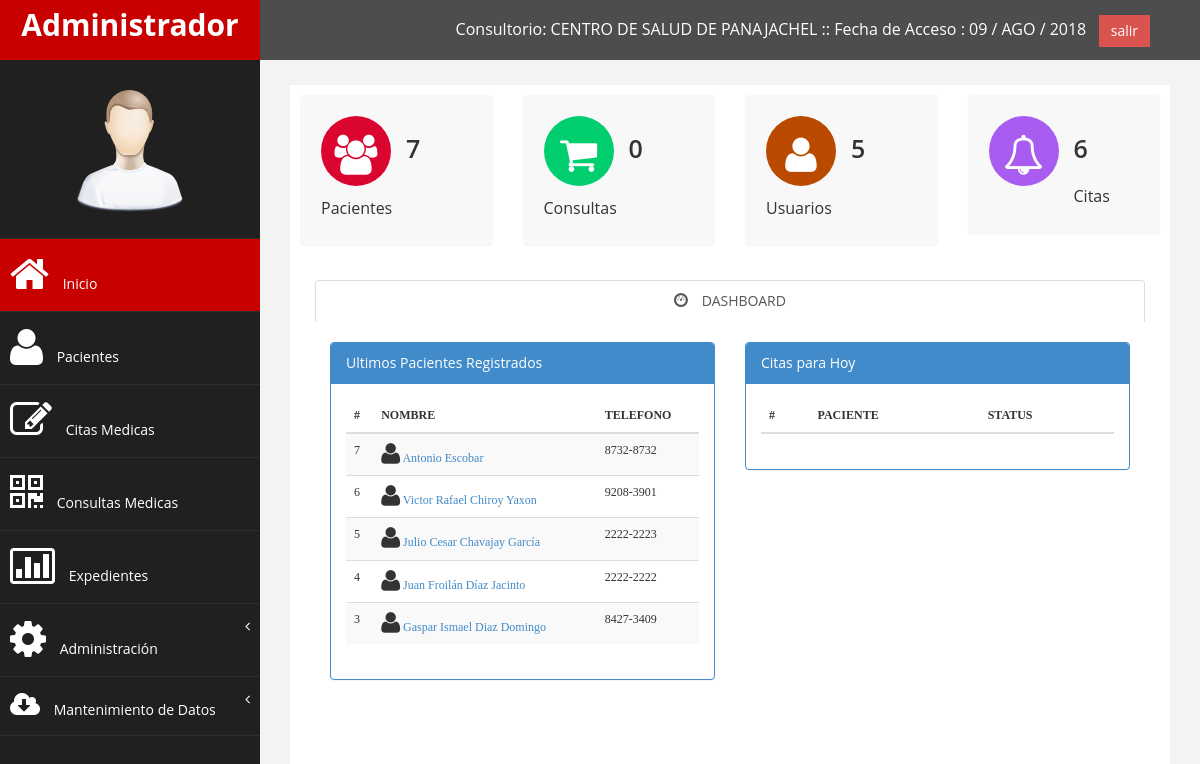
Screenshot of /principal.php (signed in) with the database file from the repository.
### tables this page shows
CREATE TABLE IF NOT EXISTS `consultorios` (
  `id` int(11) NOT NULL AUTO_INCREMENT,
  `nombre` varchar(255) NOT NULL,
  `direccion` varchar(255) NOT NULL,
  `telefono` varchar(255) NOT NULL,
  `encargado` varchar(255) NOT NULL,
  `estado` varchar(255) NOT NULL,
  PRIMARY KEY (`id`)
);

CREATE TABLE IF NOT EXISTS `pacientes` (
  `id` int(11) NOT NULL AUTO_INCREMENT,
  `documento` varchar(25) NOT NULL,
  `nombre` varchar(255) NOT NULL,
  `direccion` varchar(255) NOT NULL,
  `nomp` varchar(255) NOT NULL,
  `nomm` varchar(255) NOT NULL,
  `telefono` varchar(255) NOT NULL,
  `edad` date NOT NULL,
  `sexo` varchar(255) NOT NULL,
  `refpor` varchar(255) NOT NULL,
  `estado` varchar(250) NOT NULL,
  `consultorio` int(11) NOT NULL,
  `control` varchar(25) NOT NULL,
  `feccita` date NOT NULL,
  `seguro` varchar(25) NOT NULL,
  `alergia` text NOT NULL,
  `enf_cro` text NOT NULL,
  `cuadro_vac` text NOT NULL,
  `ant_quir` text NOT NULL,
  PRIMARY KEY (`id`)
);

### modulos/class_buscar.php (called while the page is built, shortened)
<?php
class Consultar_Deposito{
	private $fetch;
	function __construct($codigo){
		$this->consulta = mysql_query("SELECT * FROM consultorios WHERE id='$codigo'");
		$this->fetch = mysql_fetch_array($this->consulta);
	}
	function consultar($campo){
		return $this->fetch[$campo];
	}
}
?>

### modulos/funciones.php (called while the page is built, shortened)
<?php
	function fecha($fecha){
		$meses = array("ENE","FEB","MAR","ABR","MAY","JUN","JUL","AGO","SEP","OCT","NOV","DIC");
		$a=substr($fecha, 0, 4);
		$m=substr($fecha, 5, 2);
		$d=substr($fecha, 8);
		return $d." / ".$meses[$m-1]." / ".$a;
	}
?>

### principal.php (the view, shortened to what this page needs)
<?php
	include_once "modulos/class_buscar.php";
	include_once "modulos/funciones.php";
	$usu=$_SESSION['cod_user'];
	$pa=mysql_query("SELECT * FROM cajero WHERE usu='$usu'");
	while($row=mysql_fetch_array($pa)){
		$id_consultorio=$row['consultorio'];
		$oConsultorio=new Consultar_Deposito($id_consultorio);
		$nombre_Consultorio=$oConsultorio->consultar('nombre');
	}
?>
<!DOCTYPE html>
<html xmlns="http://www.w3.org/1999/xhtml">
<head>
	<link href="assets/css/bootstrap.css" rel="stylesheet" />
    <link href="assets/css/calendar.css" rel="stylesheet">
	<link href="assets/css/font-awesome.css" rel="stylesheet" />
    <link href="assets/css/bootstrap-datetimepicker.min.css" rel="stylesheet" />
    <link href="assets/css/custom.css" rel="stylesheet" />
</head>
<body>
    <div id="wrapper">
        <nav class="navbar navbar-default navbar-cls-top " role="navigation" style="margin-bottom: 0">
            <div class="navbar-header">
                <a class="navbar-brand" href="modulos/usuarios/perfil.php"><?php echo $_SESSION['user_name']; ?></a>
            </div>
  <div style="color: white;
padding: 15px 50px 5px 50px;
float: right;
font-size: 16px;">Consultorio: <?php echo $nombre_Consultorio; ?> :: Fecha de Acceso : <?php echo fecha(date('Y-m-d')); ?> &nbsp; <a href="php_cerrar.php" class="btn btn-danger square-btn-adjust">salir</a> </div>
        </nav>
           <?php include_once "menu/m_principal.php"; ?>
        <div id="page-wrapper" >
            <div id="page-inner">
                 <div class="row">
			  <div class="col-md-3 col-sm-6 col-xs-6">
			<div class="panel panel-back noti-box">
                <span class="icon-box bg-color-red set-icon">
                    <i class="fa fa-group"></i>
                </span>
                <div class="text-box" >
						<?php
							$sql = "SELECT * FROM pacientes WHERE consultorio='$id_consultorio'";
							$result = mysql_query($sql);
							$numero = mysql_num_rows($result);
							?>
                    <p class="main-text"> <?php echo "$numero" ?></p>
                    <p class="text-rocket"> Pacientes</p>
                </div>
             </div>
		     </div>
                    <div class="col-md-3 col-sm-6 col-xs-6">
			<div class="panel panel-back noti-box">
                <span class="icon-box bg-color-green set-icon">
                    <i class="fa fa-shopping-cart"></i>
                </span>
                <div class="text-box" >
					<?php
							$sql = "SELECT * FROM consultas_medicas WHERE date_format(fecha,'%Y%m%d')=date_format(curdate(),'%Y%m%d') AND consultorio='$id_consultorio'";
							$result = mysql_query($sql);
							$numero = mysql_num_rows($result);
							?>
                    <p class="main-text"> <?php echo "$numero" ?></p>
                    <p class="text-rocket"> Consultas</p>
                </div>
             </div>
		     </div>
                    <div class="col-md-3 col-sm-6 col-xs-6">
			<div class="panel panel-back noti-box">
                <span class="icon-box bg-color-brown set-icon">
                    <i class="fa fa-user"></i>
                </span>
                <div class="text-box" >
							<?php
							$sql = "SELECT * FROM usuario";
							$result = mysql_query($sql);
							$numero = mysql_num_rows($result);
							?>
                    <p class="main-text"> <?php echo "$numero" ?></p>
                    <p class="text-rocket"> Usuarios</p>
                </div>
             </div>
		     </div>
			 <div class="col-md-3 col-sm-6 col-xs-6">
			<div class="panel panel-back noti-box">
                <span class="icon-box bg-color-blue set-icon">
                    <i class="fa fa-bell-o"></i>
                </span>
                <div class="text-box" >
							<?php
							$sql = "SELECT * FROM citas_medicas WHERE consultorio='$id_consultorio' and status='PENDIENTE'";
							$result = mysql_query($sql);
							$numero = mysql_num_rows($result);
							?>
                    <p class="main-text"> <?php echo "$numero" ?></p>
                    <p class="text-rocket"> Citas</p>
                </div>
             </div>
		     </div>
			</div>
				 <div class="panel-body">
                            <ul class="nav nav-tabs nav-justified">
                                <li class="active"><a href="#dashboard" data-toggle="tab"><i class="glyphicon glyphicon-dashboard" ></i> DASHBOARD</a></li>
                            </ul>
                            <div class="tab-content">
                                <div class="tab-pane fade active in" id="dashboard">
									<br>
									<div class="col-md-6 col-sm-12 col-xs-12">
									<div class="panel panel-primary">
										<div class="panel-heading">
										   Ultimos Pacientes Registrados
										</div>
										<div class="panel-body">
											<div class="table-responsive">
												<table class="table table-striped" style="font-size:12px; font-family:Times New Roman;">
													<thead>
														<tr>
															<th>#</th>
															<th>NOMBRE</th>
															<th>TELEFONO</th>
														</tr>
													</thead>
													<tbody>
													<?php
															if(!empty($_POST['buscar'])){
																$buscar=limpiar($_POST['buscar']);
																$pame=mysql_query("SELECT * FROM pacientes WHERE consultorio='$id_consultorio' and nombre LIKE '%$buscar%' ORDER BY id");
															}else{
																$pame=mysql_query("SELECT * FROM pacientes WHERE consultorio='$id_consultorio' ORDER BY id DESC LIMIT 5");
															}
															while($row=mysql_fetch_array($pame)){
															$url=$row['id'];
														?>
														<tr>
															<td><?php echo $row['id']; ?></td>
															<td>
															<i class="fa fa-user fa-2x"></i>
															<a href="modulos/perfil_paciente/index.php?id=<?php echo $url; ?>" title="Valorar Alumno">
																<?php echo $row['nombre']; ?>
															</a>
															<td><?php echo $row['telefono']; ?></td>
														</tr>
														<?php } ?>
													</tbody>
												</table>
											</div>
										</div>
									</div>
								</div>
									<div class="col-md-6 col-sm-12 col-xs-12">
										<div class="panel panel-primary">
											<div class="panel-heading">
											   Citas para Hoy
											</div>
											<div class="panel-body">
												<div class="table-responsive">
													<table class="table table-striped" style="font-size:12px; font-family:Times New Roman;">
														<thead>
															<tr>
																<th>#</th>
																<th>PACIENTE</th>
																<th>STATUS</th>
															</tr>
														</thead>
													</table>
												</div>
											</div>
										</div>
									</div>
								</div>
                            </div>
                        </div>
                </div>
            </div>
        </div>
</body>
</html>

### assets/css2/custom.css (style rules this page uses)
body { font-family: 'Open Sans', sans-serif; }
#wrapper { width: 100%; background:#202020; }
#page-wrapper { padding: 15px 15px; min-height: 600px; background:#F3F3F3; }
#page-inner { width:100%; margin:10px 20px 10px 0px; background-color:#fff!important; padding:10px; min-height:1200px; }
.square-btn-adjust { border: 0px solid transparent; -webkit-border-radius: 0px; -moz-border-radius: 0px; border-radius: 0px; }
p { font-size:16px; line-height:25px; padding-top:20px; }
.panel-back { background-color:#F8F8F8; }
.noti-box { min-height: 100px; padding: 20px; }
.noti-box .icon-box { display: block; float: left; margin: 0 15px 10px 0; width: 70px; height: 70px; line-height: 75px; vertical-align: middle; text-align: center; font-size: 40px; }
.text-box p { margin: 0 0 3px; }
.main-text { font-size: 25px; font-weight:600; }
.set-icon { -webkit-border-radius: 50px; -moz-border-radius: 50px; border-radius: 50px; }
.bg-color-green { background-color: #00CE6F; color: #fff; }
.bg-color-blue { background-color: #A95DF0; color: #fff; }
.bg-color-red { background-color: #DB0630; color: #fff; }
.bg-color-brown { background-color: #B94A00; color: #fff; }
.navbar-cls-top .navbar-brand { color: #fff; background: #C90000; width: 260px; text-align: center; height: 60px; font-size: 30px; font-weight: 700; }
.navbar-cls-top { background:#4D4D4D; border-bottom:none; }
.navbar-default { border:0px solid black; }
.navbar-header { background: #A70303; }
.nav > li > a > i { margin-right:10px; }
@media (min-width:768px) { #page-wrapper { margin: 0 0 0 260px; padding: 15px 30px; min-height: 1200px; } }
@media (min-width:768px) { .navbar { border-radius: 0px; } }

### rows the page displays
consultorios: nombre "CENTRO DE SALUD DE PANAJACHEL"
pacientes: id "7", nombre "Antonio Escobar", telefono "8732-8732"
pacientes: id "6", nombre "Victor Rafael Chiroy Yaxon", telefono "9208-3901"
pacientes: id "5", nombre "Julio Cesar Chavajay García", telefono "2222-2223"
pacientes: id "4", nombre "Juan Froilán Díaz Jacinto", telefono "2222-2222"
pacientes: id "3", nombre "Gaspar Ismael Diaz Domingo", telefono "8427-3409"

### other values shown
$_SESSION['user_name'] "Administrador"
$numero "7"
$numero "0"
$numero "5"
$numero "6"
